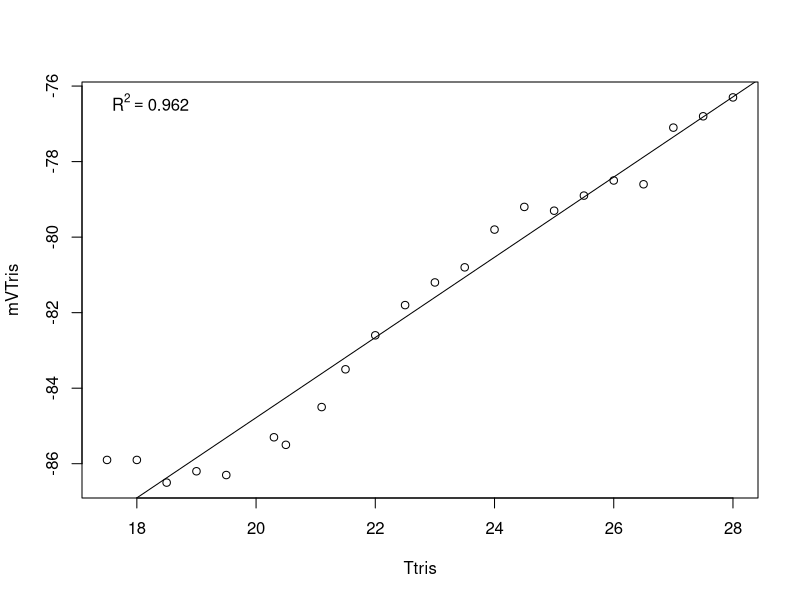

Write the R code that produced this figure.
setwd("~C:/Users/flo_f/OneDrive - University of Rhode Island/GitHub/Coral_Priming_Experiments_Summer_2024/data/environmental/Tris") #set working directory

Calib.Data <-read.table("20240724.csv", header=TRUE, sep=",", na.string="NA", as.is=TRUE) #reads in the data files
model <-lm(mVTris ~ Ttris, data=Calib.Data) #runs a linear regression of mV as a function of temperature
coe <- coef(model) #extracts the coeffecients
R2<-summary(model)$r.squared
pdf("C:/Users/flo_f/OneDrive - University of Rhode Island/GitHub/Coral_Priming_Experiments_Summer_2024/output/environmental/TrisCal/20240724_triscal.pdf")
plot(mVTris ~ Ttris, data=Calib.Data)
abline(lm(mVTris ~ Ttris, data=Calib.Data))
legend('topleft', legend = bquote(R^2 == .(format(R2, digits = 3))), bty='n')

dev.off()

